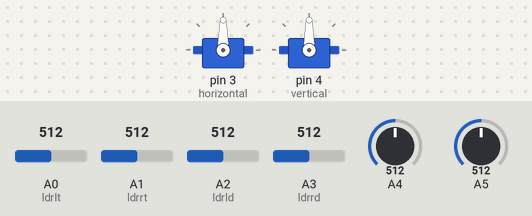
This sketch was run on a simulated Arduino Uno, built with avr-gcc and run on an emulated ATmega328P. On the bench: 2 × servo. The test bench sets the inputs (shaded band); at power-on: A0 (ldrlt) = 512, A4 = 512, A1 (ldrrt) = 512, A2 (ldrld) = 512, A3 (ldrrd) = 512, A5 = 512.

Above: at 1.2 s.
1.3 s: A0 (ldrlt) set to 263
2.8 s: A0 (ldrlt) set to 246
At 3.28 s:
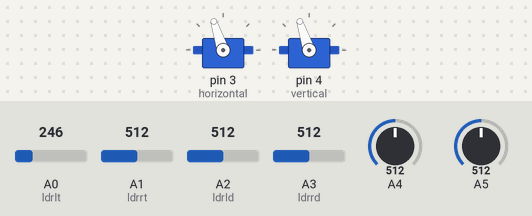
At 5.6 s:
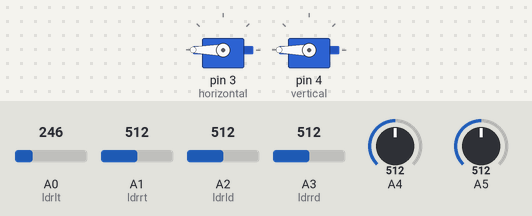
5.8 s: A4 set to 214
8.8 s: A4 set to 182
At 9.21 s:
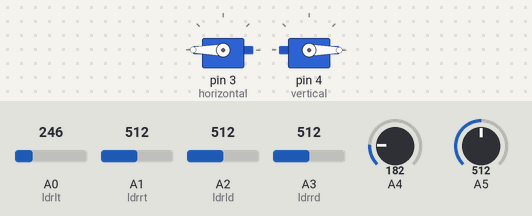
11.8 s: A4 set to 30
14.8 s: A0 (ldrlt) set to 760
16.3 s: A0 (ldrlt) set to 788
At 17.6 s:
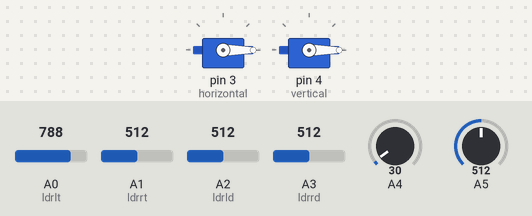
Timing chart, 0 to 19.1 s (numbered marks = the images above; inputs shaded):
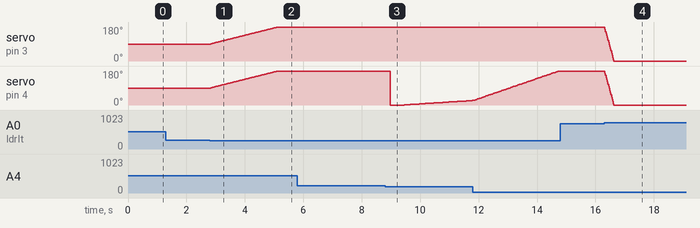

Measured:
- the behaviour switches between 256 and 255 on A0 (ldrlt) (found by bisection; images 0 and 1)
- the behaviour switches between 200 and 199 on A4 (found by bisection; images 2 and 3)
- the behaviour switches between 769 and 770 on A0 (ldrlt) (found by bisection; images 3 and 4)
- after the input at 1.3 s, every drawn part: stays the same
- after the input at 2.8 s, servo on pin 3 (horizontal), servo on pin 4 (vertical): moves from 90° to 180° over 2.3 s, starting at once
- after the input at 5.8 s, every drawn part: stays the same
- after the input at 14.8 s, every drawn part: stays the same
- after the input at 16.3 s, servo on pin 3 (horizontal): moves from 180° to 0° over 0.33 s, starting at once; servo on pin 4 (vertical): moves from 180° to 0° over 0.30 s, starting at once

The sketch:

Dual_Axis_Tracker_Arduino_Code.ino
```cpp
#include <Servo.h>
Servo horizontal;
int servoh = 90;

Servo vertical;
int servov = 90;

int ldrlt = 0;
int ldrrt = 1;
int ldrld = 2;
int ldrrd = 3 ;

void setup()
{
  Serial.begin(9600);
  horizontal.attach(3);
  vertical.attach(4);
}

void loop()
{
  int lt = analogRead(ldrlt);
  int rt = analogRead(ldrrt);
  int ld = analogRead(ldrld);
  int rd = analogRead(ldrrd);

  int dtime = analogRead(4)/20;
  int tol = analogRead(5)/4;

  int avt = (lt + rt) / 2;
  int avd = (ld + rd) / 2;
  int avl = (lt + ld) / 2;
  int avr = (rt + rd) / 2;

  int dvert = avt - avd;
  int dhoriz = avl - avr;

  if (-1*tol > dvert || dvert > tol)
  {
  if (avt > avd)
  {
    servov = --servov;
     if (servov > 180)
     {
      servov = 180;
     }
  }
  else if (avt < avd)
  {
    servov= ++servov;
    if (servov < 0)
  {
    servov = 0;
  }
  }
  vertical.write(servov);
  }

  if (-1*tol > dhoriz || dhoriz > tol)
  {
  if (avl > avr)
  {
    servoh = --servoh;
    if (servoh < 0)
    {
    servoh = 0;
    }
  }
  else if (avl < avr)
  {
    servoh = ++servoh;
     if (servoh > 180)
     {
     servoh = 180;
     }
  }
  else if (avl = avr)
  {
  }
  horizontal.write(servoh);
  }
   delay(dtime);
}
```
